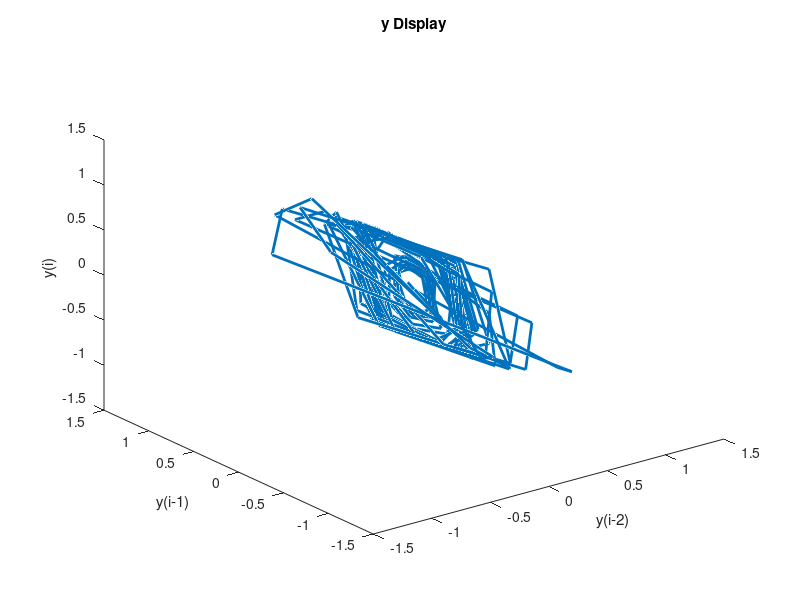

The MATLAB source for this figure:
t = 1:500;
y = zeros(size(t));
y(1) = 0.1;
y(2) = 0.2;
y_data = zeros(length(t),3);

for i = 3:length(t)
    y(i) = (0.3 - 0.6 * exp(-y(i-1)^2 * (t(i-1) - 1))) * y(i-1) - ...
           (0.8 + 0.9 * exp(-y(i-1)^2 * (t(i-1) - 1))) * y(i-2) + ...
           0.3 * sin(pi * y(i-1));
    
    % 将每次循环生成的三个值添加到 y_data
    y_data(i,:) = [y(i), y(i-1), y(i-2)];
end

% 绘制三维图像
figure;
plot3(y_data(:, 3), y_data(:, 2), y_data(:, 1), 'LineWidth', 2);

% 添加标签和标题
xlabel('y(i-2)');
ylabel('y(i-1)');
zlabel('y(i)');
title('y Display');